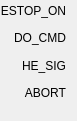
   <widget class="QWidget" name="verticalLayoutWidget_2">
    <property name="geometry">
     <rect>
      <x>1730</x>
      <y>520</y>
      <width>71</width>
      <height>121</height>
     </rect>
    </property>
    <layout class="QVBoxLayout" name="verticalLayout_2">
     <property name="spacing">
      <number>6</number>
     </property>
     <property name="sizeConstraint">
      <enum>QLayout::SetDefaultConstraint</enum>
     </property>
     <property name="leftMargin">
      <number>0</number>
     </property>
     <property name="topMargin">
      <number>0</number>
     </property>
     <property name="bottomMargin">
      <number>18</number>
     </property>
     <item>
      <widget class="QLabel" name="label_17">
       <property name="text">
        <string>ESTOP_ON</string>
       </property>
       <property name="alignment">
        <set>Qt::AlignRight|Qt::AlignTrailing|Qt::AlignVCenter</set>
       </property>
      </widget>
     </item>
     <item>
      <widget class="QLabel" name="label_18">
       <property name="text">
        <string>DO_CMD</string>
       </property>
       <property name="alignment">
        <set>Qt::AlignRight|Qt::AlignTrailing|Qt::AlignVCenter</set>
       </property>
      </widget>
     </item>
     <item>
      <widget class="QLabel" name="label_19">
       <property name="text">
        <string>HE_SIG</string>
       </property>
       <property name="alignment">
        <set>Qt::AlignRight|Qt::AlignTrailing|Qt::AlignVCenter</set>
       </property>
      </widget>
     </item>
     <item>
      <widget class="QLabel" name="label_21">
       <property name="text">
        <string>ABORT</string>
       </property>
       <property name="alignment">
        <set>Qt::AlignRight|Qt::AlignTrailing|Qt::AlignVCenter</set>
       </property>
      </widget>
     </item>
    </layout>
   </widget>
